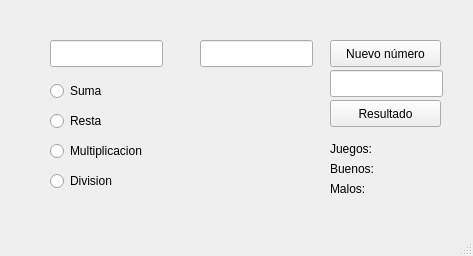
<?xml version="1.0" encoding="UTF-8"?>
<ui version="4.0">
 <class>MainWindow</class>
 <widget class="QMainWindow" name="MainWindow">
  <property name="geometry">
   <rect>
    <x>0</x>
    <y>0</y>
    <width>473</width>
    <height>256</height>
   </rect>
  </property>
  <property name="windowTitle">
   <string>Juego Matemático</string>
  </property>
  <widget class="QWidget" name="centralwidget">
   <widget class="QLineEdit" name="text_1">
    <property name="geometry">
     <rect>
      <x>50</x>
      <y>40</y>
      <width>113</width>
      <height>27</height>
     </rect>
    </property>
    <property name="readOnly">
     <bool>true</bool>
    </property>
   </widget>
   <widget class="QLineEdit" name="text_2">
    <property name="geometry">
     <rect>
      <x>200</x>
      <y>40</y>
      <width>113</width>
      <height>27</height>
     </rect>
    </property>
    <property name="readOnly">
     <bool>true</bool>
    </property>
   </widget>
   <widget class="QLineEdit" name="text_resultado">
    <property name="geometry">
     <rect>
      <x>330</x>
      <y>70</y>
      <width>113</width>
      <height>27</height>
     </rect>
    </property>
   </widget>
   <widget class="QLabel" name="l_text_signo">
    <property name="geometry">
     <rect>
      <x>170</x>
      <y>40</y>
      <width>21</width>
      <height>17</height>
     </rect>
    </property>
    <property name="text">
     <string/>
    </property>
   </widget>
   <widget class="QLabel" name="label_2">
    <property name="geometry">
     <rect>
      <x>330</x>
      <y>140</y>
      <width>66</width>
      <height>17</height>
     </rect>
    </property>
    <property name="text">
     <string>Juegos:</string>
    </property>
   </widget>
   <widget class="QLabel" name="l_text_juegos">
    <property name="geometry">
     <rect>
      <x>410</x>
      <y>140</y>
      <width>41</width>
      <height>17</height>
     </rect>
    </property>
    <property name="text">
     <string/>
    </property>
   </widget>
   <widget class="QLabel" name="label_4">
    <property name="geometry">
     <rect>
      <x>330</x>
      <y>160</y>
      <width>66</width>
      <height>17</height>
     </rect>
    </property>
    <property name="text">
     <string>Buenos:</string>
    </property>
   </widget>
   <widget class="QLabel" name="l_text_buenos">
    <property name="geometry">
     <rect>
      <x>410</x>
      <y>160</y>
      <width>41</width>
      <height>17</height>
     </rect>
    </property>
    <property name="text">
     <string/>
    </property>
   </widget>
   <widget class="QLabel" name="label_6">
    <property name="geometry">
     <rect>
      <x>330</x>
      <y>180</y>
      <width>66</width>
      <height>17</height>
     </rect>
    </property>
    <property name="text">
     <string>Malos:</string>
    </property>
   </widget>
   <widget class="QLabel" name="l_text_malos">
    <property name="geometry">
     <rect>
      <x>410</x>
      <y>180</y>
      <width>41</width>
      <height>17</height>
     </rect>
    </property>
    <property name="text">
     <string/>
    </property>
   </widget>
   <widget class="QRadioButton" name="radio_suma">
    <property name="geometry">
     <rect>
      <x>50</x>
      <y>80</y>
      <width>121</width>
      <height>22</height>
     </rect>
    </property>
    <property name="mouseTracking">
     <bool>true</bool>
    </property>
    <property name="focusPolicy">
     <enum>Qt::StrongFocus</enum>
    </property>
    <property name="text">
     <string>Suma</string>
    </property>
    <property name="checkable">
     <bool>true</bool>
    </property>
   </widget>
   <widget class="QRadioButton" name="radio_resta">
    <property name="geometry">
     <rect>
      <x>50</x>
      <y>110</y>
      <width>121</width>
      <height>22</height>
     </rect>
    </property>
    <property name="mouseTracking">
     <bool>true</bool>
    </property>
    <property name="focusPolicy">
     <enum>Qt::StrongFocus</enum>
    </property>
    <property name="text">
     <string>Resta</string>
    </property>
    <property name="checkable">
     <bool>true</bool>
    </property>
   </widget>
   <widget class="QRadioButton" name="radio_multiplicacion">
    <property name="geometry">
     <rect>
      <x>50</x>
      <y>140</y>
      <width>121</width>
      <height>22</height>
     </rect>
    </property>
    <property name="mouseTracking">
     <bool>true</bool>
    </property>
    <property name="focusPolicy">
     <enum>Qt::StrongFocus</enum>
    </property>
    <property name="text">
     <string>Multiplicacion</string>
    </property>
    <property name="checkable">
     <bool>true</bool>
    </property>
   </widget>
   <widget class="QRadioButton" name="radio_division">
    <property name="geometry">
     <rect>
      <x>50</x>
      <y>170</y>
      <width>121</width>
      <height>22</height>
     </rect>
    </property>
    <property name="mouseTracking">
     <bool>true</bool>
    </property>
    <property name="focusPolicy">
     <enum>Qt::StrongFocus</enum>
    </property>
    <property name="text">
     <string>Division</string>
    </property>
    <property name="checkable">
     <bool>true</bool>
    </property>
   </widget>
   <widget class="QPushButton" name="btn_resultado">
    <property name="geometry">
     <rect>
      <x>330</x>
      <y>100</y>
      <width>111</width>
      <height>27</height>
     </rect>
    </property>
    <property name="text">
     <string>Resultado</string>
    </property>
   </widget>
   <widget class="QPushButton" name="btn_nuevo_numero">
    <property name="geometry">
     <rect>
      <x>330</x>
      <y>40</y>
      <width>111</width>
      <height>27</height>
     </rect>
    </property>
    <property name="text">
     <string>Nuevo número</string>
    </property>
   </widget>
  </widget>
  <widget class="QMenuBar" name="menubar">
   <property name="geometry">
    <rect>
     <x>0</x>
     <y>0</y>
     <width>473</width>
     <height>25</height>
    </rect>
   </property>
  </widget>
  <widget class="QStatusBar" name="statusbar"/>
 </widget>
 <resources/>
 <connections/>
</ui>
